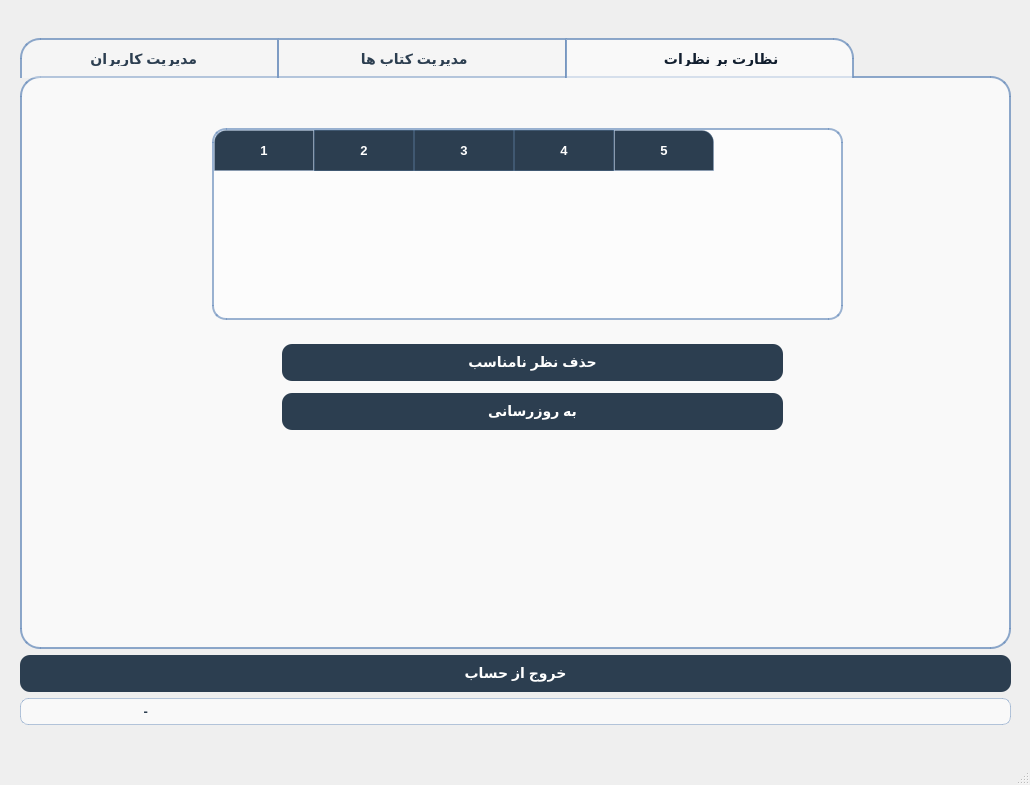
<?xml version="1.0" encoding="UTF-8"?>
<ui version="4.0">
 <class>AdminMainWindow</class>
 <widget class="QMainWindow" name="AdminMainWindow">
  <property name="geometry">
   <rect>
    <x>0</x>
    <y>0</y>
    <width>1030</width>
    <height>785</height>
   </rect>
  </property>
  <property name="windowTitle">
   <string>MainWindow</string>
  </property>
  <property name="styleSheet">
   <string notr="true">#centralwidget {
    background-image: url(&quot;:/wallhaven-49kq3d.jpg&quot;) 0 0 0 0 stretch stretch;
    background-position: center;
    background-repeat: no-repeat;
    background-size: cover;
}

QTabWidget {
    background: transparent;
}

QTabWidget::pane {
    border: 2px solid rgba(112, 146, 190, 0.8);
    background: rgba(255, 255, 255, 0.65);
    border-bottom-left-radius: 20px;
    border-bottom-right-radius: 20px;
    border-top-left-radius: 0px;
    border-top-right-radius: 0px;
    margin-top: -2px;
    padding: 20px;
    border-radius: 20px;
}

QTabBar {
    background: transparent;
    qproperty-drawBase: 0;
    margin: 0px;
    padding: 0px;
}

QTabBar::tab {
    background: rgba(255, 255, 255, 0.35);
    border: 2px solid rgba(112, 146, 190, 0.8);
    border-bottom: none;
    color: #2c3e50;
    padding: 12px 0px;
    font-size: 14px;
    font-weight: bold;
    font-family: &quot;Segoe UI&quot;, &quot;Tahoma&quot;, sans-serif;
    text-align: center;
    margin-right: -2px;
    border-top-left-radius: 0px;
    border-top-right-radius: 0px;
}

QTabBar::tab:first {
    border-top-left-radius: 20px;
}

QTabBar::tab:last {
    border-top-right-radius: 20px;
    margin-right: 0px;
}

QTabBar::tab:selected {
    background: rgba(255, 255, 255, 0.65);
    border: 2px solid rgba(112, 146, 190, 0.8);
    border-bottom: none;
    color: #111e2e;
}

QTabBar::tab:hover {
    background: rgba(255, 255, 255, 0.5);
    color: #000000;
}

QTableWidget {
    background: rgba(255, 255, 255, 0.45);
    border: 2px solid rgba(112, 146, 190, 0.7);
    gridline-color: rgba(112, 146, 190, 0.25);
    border-radius: 14px;
    color: #2c3e50;
    font-size: 13px;
    font-family: &quot;Segoe UI&quot;, &quot;Tahoma&quot;, sans-serif;
}

/* --- تنظیمات جدید هدر جدول --- */
QHeaderView {
    background-color: transparent;
    border: none;
}

QHeaderView::section:horizontal {
    background-color: #2c3e50; 
    color: #ffffff;
    padding: 10px 0px;
    font-weight: bold;
    font-size: 13px;
    border: 1px solid rgba(112, 146, 190, 0.3);
    text-align: center;
}

QHeaderView::section:horizontal:first {
    border-top-left-radius: 12px;
}

QHeaderView::section:horizontal:last {
    border-top-right-radius: 12px;
}

QHeaderView::section:vertical {
    background-color: #2c3e50; 
    color: #ffffff;
    font-weight: bold;
    font-size: 12px;
    border: 1px solid rgba(112, 146, 190, 0.3);
    text-align: center;
    min-width: 35px; 
    max-width: 35px; 
    padding: 2px;
}

QTableWidget::item {
    padding: 10px;
    color: #2c3e50;
}

QTableWidget::item:hover {
    background-color: rgba(112, 146, 190, 0.15);
}

QTableWidget::item:selected {
    background-color: rgba(112, 146, 190, 0.3);
    color: #111e2e;
}

QTableWidget QScrollBar:horizontal {
    border: none;
    background: rgba(112, 146, 190, 0.2);
    height: 10px;
    margin: 0px;
    border-bottom-left-radius: 8px;
    border-bottom-right-radius: 8px;
}

QTableWidget QScrollBar::handle:horizontal {
    background: #a6c8e0;
    min-width: 30px;
    border-radius: 5px;
    margin: 1px;
}

QTableWidget QScrollBar::handle:horizontal:hover {
    background: #7baad0;
}

QTableWidget QScrollBar::add-line:horizontal,
QTableWidget QScrollBar::sub-line:horizontal {
    border: none;
    background: none;
    width: 0px;
}

QTableWidget QScrollBar::add-page:horizontal,
QTableWidget QScrollBar::sub-page:horizontal {
    background: none;
}

QTableWidget QScrollBar:vertical {
    border: none;
    background: rgba(112, 146, 190, 0.2);
    width: 10px;
    margin: 0px;
    border-top-right-radius: 8px;
    border-bottom-right-radius: 8px;
}

QTableWidget QScrollBar::handle:vertical {
    background: #a6c8e0;
    min-height: 30px;
    border-radius: 5px;
    margin: 1px;
}

QTableWidget QScrollBar::handle:vertical:hover {
    background: #7baad0;
}

QTableWidget QScrollBar::add-line:vertical,
QTableWidget QScrollBar::sub-line:vertical {
    height: 0px;
}

QTableWidget QScrollBar::add-page:vertical,
QTableWidget QScrollBar::sub-page:vertical {
    background: none;
}

QPushButton {
    background-color: #2c3e50;
    color: #ffffff;
    border: none;
    border-radius: 10px;
    padding: 10px;
    font-family: &quot;Segoe UI&quot;, &quot;Tahoma&quot;;
    font-size: 14px;
    font-weight: bold;
}

QPushButton:hover {
    background-color: #34495e;
    color: #d4af37;
    font-weight: bold;
}

QPushButton:pressed {
    background-color: #1a252f;
}

QPushButton#backButton {
    background-color: rgba(255, 255, 255, 0.6); 
    color: #2c3e50;
    border: 2px solid rgba(112, 146, 190, 0.8);
}

QPushButton#backButton:hover {
    background-color: rgba(255, 255, 255, 0.8);
    color: #000000;
}

QLabel#statusLabel {
    color: #2c3e50;
    background: rgba(255, 255, 255, 0.65);
    border: 1px solid rgba(112, 146, 190, 0.5);
    border-radius: 8px;
    padding: 5px 15px;
    font-size: 13px;
    font-weight: bold;
}

QLineEdit {
    background: rgba(255, 255, 255, 0.6);
    border: 1.5px solid rgba(112, 146, 190, 0.7);
    border-radius: 10px;
    padding: 12px 15px;
    color: #2c3e50;
    font-size: 14px;
}

QLineEdit:focus {
    background: rgba(255, 255, 255, 0.85);
    border: 2px solid #7092be;
}

#accountInfoTab QLabel, #changePasswordTab QLabel {
    color: #2c3e50;
    font-size: 14px;
    font-weight: bold;
}

QComboBox#userRoleFilterComboBox {
    background-color: #2c3e50;
    color: #ffffff;
    border: none;
    border-radius: 10px;
    padding: 10px 15px;
    font-family: &quot;Segoe UI&quot;, &quot;Tahoma&quot;;
    font-size: 14px;
    font-weight: bold;
}

QComboBox#userRoleFilterComboBox:hover {
    background-color: #34495e;
    color: #d4af37;
}

QComboBox#userRoleFilterComboBox::drop-down {
    border: none;
    width: 30px;
}

QComboBox#userRoleFilterComboBox QAbstractItemView {
    background-color: #2c3e50;
    color: #ffffff;
    selection-background-color: #34495e;
    selection-color: #d4af37;
    border: 1.5px solid rgba(112, 146, 190, 0.7);
    border-radius: 8px;
    outline: none;
}</string>
  </property>
  <widget class="QWidget" name="centralwidget">
   <layout class="QGridLayout" name="gridLayout">
    <item row="3" column="2">
     <spacer name="verticalSpacer_2">
      <property name="orientation">
       <enum>Qt::Vertical</enum>
      </property>
      <property name="sizeHint" stdset="0">
       <size>
        <width>20</width>
        <height>271</height>
       </size>
      </property>
     </spacer>
    </item>
    <item row="2" column="1" colspan="2">
     <layout class="QVBoxLayout" name="verticalLayout_4">
      <item>
       <widget class="QPushButton" name="logoutButton">
        <property name="text">
         <string>خروج از حساب</string>
        </property>
       </widget>
      </item>
      <item>
       <widget class="QLabel" name="statusLabel">
        <property name="text">
         <string>                             -</string>
        </property>
       </widget>
      </item>
     </layout>
    </item>
    <item row="0" column="1">
     <spacer name="verticalSpacer">
      <property name="orientation">
       <enum>Qt::Vertical</enum>
      </property>
      <property name="sizeHint" stdset="0">
       <size>
        <width>20</width>
        <height>272</height>
       </size>
      </property>
     </spacer>
    </item>
    <item row="1" column="0">
     <spacer name="horizontalSpacer">
      <property name="orientation">
       <enum>Qt::Horizontal</enum>
      </property>
      <property name="sizeHint" stdset="0">
       <size>
        <width>325</width>
        <height>20</height>
       </size>
      </property>
     </spacer>
    </item>
    <item row="1" column="3">
     <spacer name="horizontalSpacer_2">
      <property name="orientation">
       <enum>Qt::Horizontal</enum>
      </property>
      <property name="sizeHint" stdset="0">
       <size>
        <width>324</width>
        <height>20</height>
       </size>
      </property>
     </spacer>
    </item>
    <item row="1" column="1" colspan="2">
     <widget class="QTabWidget" name="adminTabWidget">
      <property name="minimumSize">
       <size>
        <width>991</width>
        <height>611</height>
       </size>
      </property>
      <property name="maximumSize">
       <size>
        <width>991</width>
        <height>611</height>
       </size>
      </property>
      <property name="sizeIncrement">
       <size>
        <width>0</width>
        <height>0</height>
       </size>
      </property>
      <property name="baseSize">
       <size>
        <width>0</width>
        <height>0</height>
       </size>
      </property>
      <property name="currentIndex">
       <number>2</number>
      </property>
      <property name="iconSize">
       <size>
        <width>16</width>
        <height>16</height>
       </size>
      </property>
      <widget class="QWidget" name="tab">
       <attribute name="title">
        <string>                         مدیریت کاربران                            </string>
       </attribute>
       <widget class="QTableWidget" name="usersTableWidget">
        <property name="geometry">
         <rect>
          <x>120</x>
          <y>80</y>
          <width>701</width>
          <height>161</height>
         </rect>
        </property>
        <property name="columnCount">
         <number>5</number>
        </property>
        <column>
         <property name="text">
          <string>نام کاربری </string>
         </property>
        </column>
        <column>
         <property name="text">
          <string>نقش</string>
         </property>
        </column>
        <column>
         <property name="text">
          <string>مسدود</string>
         </property>
        </column>
        <column>
         <property name="text">
          <string>فعال</string>
         </property>
        </column>
        <column>
         <property name="text">
          <string>تاریخ عضویت</string>
         </property>
        </column>
       </widget>
       <widget class="QWidget" name="layoutWidget_users">
        <property name="geometry">
         <rect>
          <x>160</x>
          <y>250</y>
          <width>621</width>
          <height>271</height>
         </rect>
        </property>
        <layout class="QVBoxLayout" name="verticalLayout">
         <item>
          <widget class="QPushButton" name="blockUserButton">
           <property name="text">
            <string>مسدودسازی</string>
           </property>
          </widget>
         </item>
         <item>
          <widget class="QPushButton" name="unblockUserButton">
           <property name="text">
            <string>رفع مسدودیت</string>
           </property>
          </widget>
         </item>
         <item>
          <widget class="QPushButton" name="toggleActiveButton">
           <property name="text">
            <string>فعال/غیرفعال سازی</string>
           </property>
          </widget>
         </item>
         <item>
          <widget class="QPushButton" name="deleteUserButton">
           <property name="text">
            <string>حذف حساب</string>
           </property>
          </widget>
         </item>
         <item>
          <widget class="QPushButton" name="refreshUsersButton">
           <property name="text">
            <string>به روزرسانی</string>
           </property>
          </widget>
         </item>
         <item>
          <widget class="QPushButton" name="createAdminButton">
           <property name="text">
            <string>ایجاد ادمین جدید</string>
           </property>
          </widget>
         </item>
        </layout>
       </widget>
       <widget class="QLineEdit" name="userSearchLineEdit">
        <property name="geometry">
         <rect>
          <x>160</x>
          <y>17</y>
          <width>471</width>
          <height>51</height>
         </rect>
        </property>
        <property name="placeholderText">
         <string>          اساس نام کاربری , نام یا نام خانوادگی  </string>
        </property>
       </widget>
       <widget class="QComboBox" name="userRoleFilterComboBox">
        <property name="geometry">
         <rect>
          <x>641</x>
          <y>17</y>
          <width>141</width>
          <height>51</height>
         </rect>
        </property>
        <item>
         <property name="text">
          <string> همه نقش ها    </string>
         </property>
        </item>
        <item>
         <property name="text">
          <string>کاربر عادی   </string>
         </property>
        </item>
        <item>
         <property name="text">
          <string>ناشر   </string>
         </property>
        </item>
        <item>
         <property name="text">
          <string>ادمین   </string>
         </property>
        </item>
       </widget>
      </widget>
      <widget class="QWidget" name="tab_3">
       <attribute name="title">
        <string>                             مدیریت کتاب ها                                 </string>
       </attribute>
       <widget class="QTableWidget" name="booksTableWidget">
        <property name="geometry">
         <rect>
          <x>130</x>
          <y>30</y>
          <width>691</width>
          <height>192</height>
         </rect>
        </property>
        <property name="columnCount">
         <number>5</number>
        </property>
        <column/>
        <column/>
        <column/>
        <column/>
        <column/>
       </widget>
       <widget class="QWidget" name="layoutWidget_books">
        <property name="geometry">
         <rect>
          <x>170</x>
          <y>240</y>
          <width>621</width>
          <height>179</height>
         </rect>
        </property>
        <layout class="QVBoxLayout" name="verticalLayout_2">
         <item>
          <widget class="QPushButton" name="viewBookDetailsButton">
           <property name="text">
            <string>مشاهده جزئیات</string>
           </property>
          </widget>
         </item>
         <item>
          <widget class="QPushButton" name="deleteBookButton">
           <property name="text">
            <string>حذف کتاب نامعتبر </string>
           </property>
          </widget>
         </item>
         <item>
          <widget class="QPushButton" name="editBookButton">
           <property name="text">
            <string>ویرایش کتاب</string>
           </property>
          </widget>
         </item>
         <item>
          <widget class="QPushButton" name="refreshBooksButton">
           <property name="text">
            <string>به روزرسانی</string>
           </property>
          </widget>
         </item>
        </layout>
       </widget>
      </widget>
      <widget class="QWidget" name="tab_2">
       <attribute name="title">
        <string>                                 نظارت بر نظرات                           </string>
       </attribute>
       <widget class="QTableWidget" name="reviewsTableWidget">
        <property name="geometry">
         <rect>
          <x>170</x>
          <y>30</y>
          <width>631</width>
          <height>192</height>
         </rect>
        </property>
        <property name="columnCount">
         <number>5</number>
        </property>
        <column/>
        <column/>
        <column/>
        <column/>
        <column/>
       </widget>
       <widget class="QWidget" name="layoutWidget_reviews">
        <property name="geometry">
         <rect>
          <x>240</x>
          <y>240</y>
          <width>501</width>
          <height>99</height>
         </rect>
        </property>
        <layout class="QVBoxLayout" name="verticalLayout_3">
         <item>
          <widget class="QPushButton" name="deleteReviewButton">
           <property name="text">
            <string>حذف نظر نامناسب</string>
           </property>
          </widget>
         </item>
         <item>
          <widget class="QPushButton" name="refreshReviewsButton">
           <property name="text">
            <string>به روزرسانی</string>
           </property>
          </widget>
         </item>
        </layout>
       </widget>
      </widget>
     </widget>
    </item>
   </layout>
  </widget>
  <widget class="QMenuBar" name="menubar">
   <property name="geometry">
    <rect>
     <x>0</x>
     <y>0</y>
     <width>1030</width>
     <height>25</height>
    </rect>
   </property>
  </widget>
  <widget class="QStatusBar" name="statusbar"/>
 </widget>
 <resources/>
 <connections/>
</ui>
